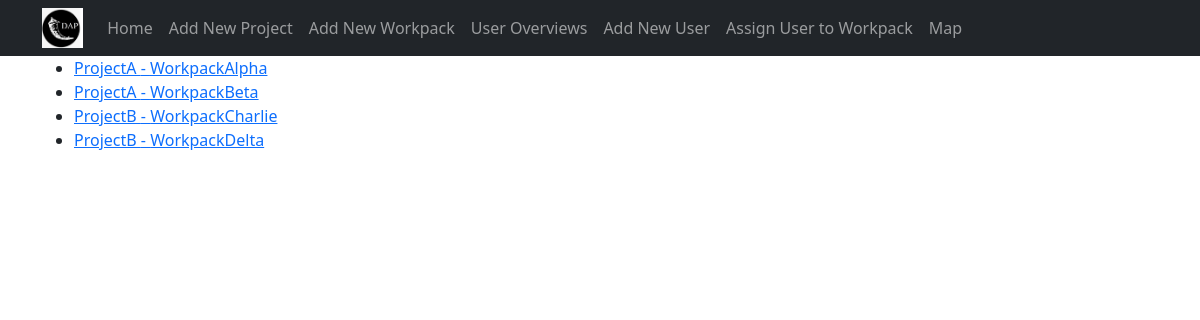
/, run on an earlier commit of the app's database.
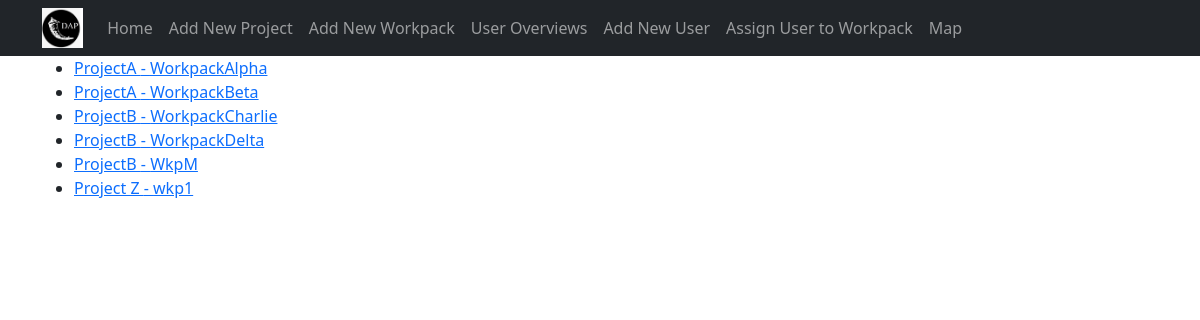
And on a later commit of the database.
### tables this page shows
CREATE TABLE dap_workpack (
	uid integer PRIMARY KEY AUTOINCREMENT,
	workpack_name text,
	project_id integer,
	workpack_extent text
);

CREATE TABLE dap_project (
	uid integer PRIMARY KEY AUTOINCREMENT,
	project_name text,
	project_db text
);

### app.py (the view)
@app.route("/")
def home():
    workpacks = get_workpacks()
    return render_template("home.html",
                           workpacks=workpacks)

### app.py (called while the page is built)
@app.teardown_appcontext
def close_connection(exception):
    db = getattr(g, "_database", None)
    if db is not None:
        db.close()

### model.py (called while the page is built)
def get_db():
    db = getattr(g, "_database", None)
    if db is None:
        db = g._database = sqlite3.connect("db/dap_admin.db")
    return db

def get_workpacks():
    conn = get_db()
    c = conn.cursor()
    workpacks_from_db = c.execute("""SELECT w.uid as wkp_id,
                    p.project_name, w.workpack_name, w.workpack_extent
                    FROM
                    dap_project AS p
                    INNER JOIN dap_workpack AS w ON p.uid = w.project_id
                    ORDER BY p.uid
    """)
    workpacks = []
    for row in workpacks_from_db:
        workpack = {
            "id": row[0],
            "project": row[1],
            "workpack": row[2],
            "extent": row[3]
        }
        workpacks.append(workpack)
    return workpacks

### templates/home.html (shortened to what this page needs)
{% extends 'base.html' %}
{% set active_page = 'home' %}
{% block content %}
  <div class="row">
    <div class="col-lg-9">
      <ul>
        {% if workpacks %}
        {% for workpack in workpacks %}
        <li>
          <a href="{{ url_for('workpack_view', index=workpack.id) }}">
            {{ workpack.project }} - {{ workpack.workpack }}
          </a>
        </li>
        {% endfor %}
      </ul>
        {% else %}
        <h1 class="offset-lg-3">No items to show.</h1>
        {% endif %}
    </div>
  </div>
{% endblock %}

What changed in the data, as far as the page shows it:
added dap_workpack: project "ProjectB", workpack "WkpM"
added dap_workpack: project "Project Z", workpack "wkp1"
